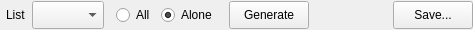
                     <widget class="QFrame" name="pedigreeFrame6">
                      <property name="minimumSize">
                       <size>
                        <width>0</width>
                        <height>0</height>
                       </size>
                      </property>
                      <property name="maximumSize">
                       <size>
                        <width>16777215</width>
                        <height>30</height>
                       </size>
                      </property>
                      <property name="frameShape">
                       <enum>QFrame::NoFrame</enum>
                      </property>
                      <property name="frameShadow">
                       <enum>QFrame::Raised</enum>
                      </property>
                      <layout class="QHBoxLayout" name="pedigreeFrameHLayout6">
                       <property name="spacing">
                        <number>0</number>
                       </property>
                       <property name="margin">
                        <number>0</number>
                       </property>
                       <item>
                        <spacer name="leftListLabelHSpacer6">
                         <property name="orientation">
                          <enum>Qt::Horizontal</enum>
                         </property>
                         <property name="sizeType">
                          <enum>QSizePolicy::Fixed</enum>
                         </property>
                         <property name="sizeHint" stdset="0">
                          <size>
                           <width>6</width>
                           <height>20</height>
                          </size>
                         </property>
                        </spacer>
                       </item>
                       <item>
                        <widget class="QLabel" name="pedigreeListLabel6">
                         <property name="minimumSize">
                          <size>
                           <width>0</width>
                           <height>28</height>
                          </size>
                         </property>
                         <property name="maximumSize">
                          <size>
                           <width>16777215</width>
                           <height>28</height>
                          </size>
                         </property>
                         <property name="toolTip">
                          <string>List of selected individuals</string>
                         </property>
                         <property name="text">
                          <string>List</string>
                         </property>
                        </widget>
                       </item>
                       <item>
                        <spacer name="rightListLabelHSpacer6">
                         <property name="orientation">
                          <enum>Qt::Horizontal</enum>
                         </property>
                         <property name="sizeType">
                          <enum>QSizePolicy::Fixed</enum>
                         </property>
                         <property name="sizeHint" stdset="0">
                          <size>
                           <width>6</width>
                           <height>20</height>
                          </size>
                         </property>
                        </spacer>
                       </item>
                       <item>
                        <widget class="QComboBox" name="pedigreeListComboBox6">
                         <property name="minimumSize">
                          <size>
                           <width>0</width>
                           <height>28</height>
                          </size>
                         </property>
                         <property name="maximumSize">
                          <size>
                           <width>16777215</width>
                           <height>28</height>
                          </size>
                         </property>
                        </widget>
                       </item>
                       <item>
                        <spacer name="rightListComboBoxHSpacer6">
                         <property name="orientation">
                          <enum>Qt::Horizontal</enum>
                         </property>
                         <property name="sizeType">
                          <enum>QSizePolicy::Fixed</enum>
                         </property>
                         <property name="sizeHint" stdset="0">
                          <size>
                           <width>12</width>
                           <height>17</height>
                          </size>
                         </property>
                        </spacer>
                       </item>
                       <item>
                        <widget class="QRadioButton" name="pedigreeAllRadioButton6">
                         <property name="minimumSize">
                          <size>
                           <width>0</width>
                           <height>28</height>
                          </size>
                         </property>
                         <property name="maximumSize">
                          <size>
                           <width>16777215</width>
                           <height>28</height>
                          </size>
                         </property>
                         <property name="toolTip">
                          <string>Selected individuals within the global population</string>
                         </property>
                         <property name="text">
                          <string>All</string>
                         </property>
                        </widget>
                       </item>
                       <item>
                        <spacer name="rightAllRadioButtonHSpacer6">
                         <property name="orientation">
                          <enum>Qt::Horizontal</enum>
                         </property>
                         <property name="sizeType">
                          <enum>QSizePolicy::Fixed</enum>
                         </property>
                         <property name="sizeHint" stdset="0">
                          <size>
                           <width>6</width>
                           <height>17</height>
                          </size>
                         </property>
                        </spacer>
                       </item>
                       <item>
                        <widget class="QRadioButton" name="pedigreeAloneRadioButton6">
                         <property name="minimumSize">
                          <size>
                           <width>0</width>
                           <height>28</height>
                          </size>
                         </property>
                         <property name="maximumSize">
                          <size>
                           <width>16777215</width>
                           <height>28</height>
                          </size>
                         </property>
                         <property name="toolTip">
                          <string>Selected individuals only</string>
                         </property>
                         <property name="text">
                          <string>Alone</string>
                         </property>
                         <property name="checked">
                          <bool>true</bool>
                         </property>
                        </widget>
                       </item>
                       <item>
                        <spacer name="rightAloneRadioButtonHSpacer6">
                         <property name="orientation">
                          <enum>Qt::Horizontal</enum>
                         </property>
                         <property name="sizeType">
                          <enum>QSizePolicy::Fixed</enum>
                         </property>
                         <property name="sizeHint" stdset="0">
                          <size>
                           <width>12</width>
                           <height>17</height>
                          </size>
                         </property>
                        </spacer>
                       </item>
                       <item>
                        <widget class="QPushButton" name="pedigreeGeneratePushButton6">
                         <property name="minimumSize">
                          <size>
                           <width>0</width>
                           <height>28</height>
                          </size>
                         </property>
                         <property name="maximumSize">
                          <size>
                           <width>16777215</width>
                           <height>28</height>
                          </size>
                         </property>
                         <property name="text">
                          <string>Generate</string>
                         </property>
                        </widget>
                       </item>
                       <item>
                        <spacer name="rightGeneratePushButtonHSpacer6">
                         <property name="orientation">
                          <enum>Qt::Horizontal</enum>
                         </property>
                         <property name="sizeHint" stdset="0">
                          <size>
                           <width>84</width>
                           <height>17</height>
                          </size>
                         </property>
                        </spacer>
                       </item>
                       <item>
                        <widget class="QPushButton" name="pedigreeSavePushButton6">
                         <property name="minimumSize">
                          <size>
                           <width>0</width>
                           <height>28</height>
                          </size>
                         </property>
                         <property name="maximumSize">
                          <size>
                           <width>16777215</width>
                           <height>28</height>
                          </size>
                         </property>
                         <property name="text">
                          <string>Save...</string>
                         </property>
                        </widget>
                       </item>
                      </layout>
                     </widget>
